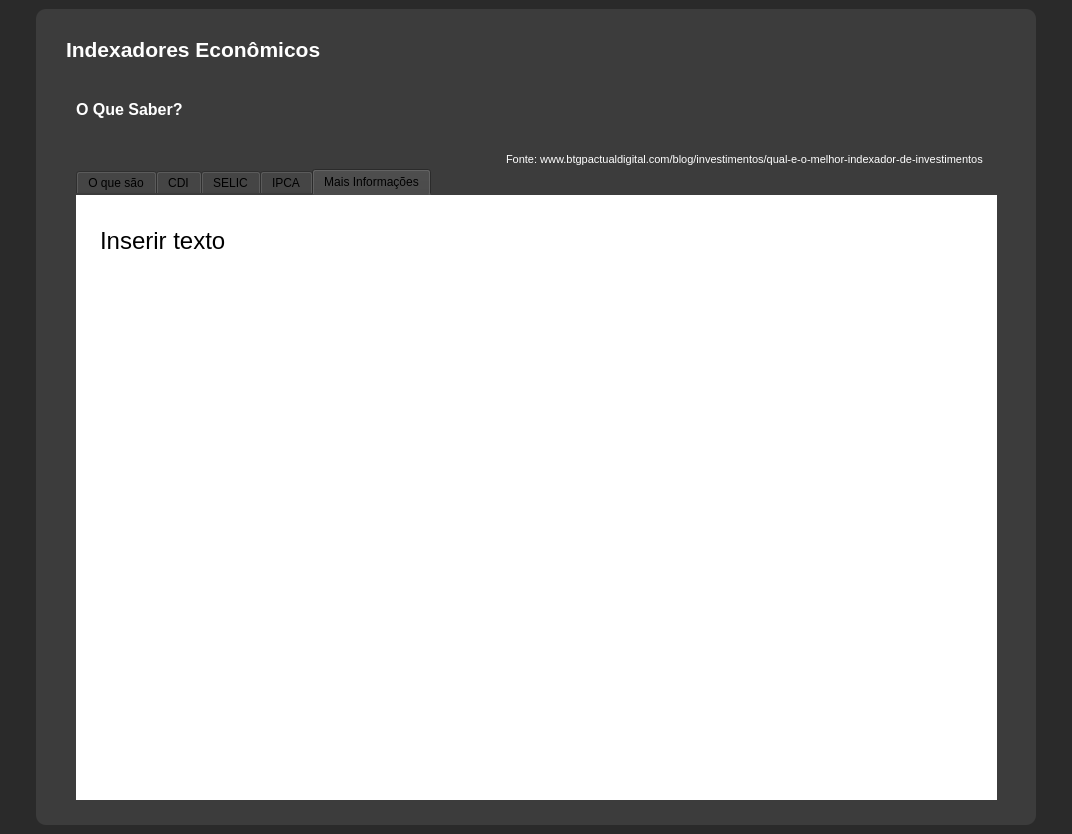
<?xml version="1.0" encoding="UTF-8"?>
<ui version="4.0">
 <class>MainWindow_Tela_base</class>
 <widget class="QMainWindow" name="MainWindow_Tela_base">
  <property name="geometry">
   <rect>
    <x>0</x>
    <y>0</y>
    <width>1072</width>
    <height>834</height>
   </rect>
  </property>
  <property name="minimumSize">
   <size>
    <width>500</width>
    <height>700</height>
   </size>
  </property>
  <property name="windowTitle">
   <string>Tela_base</string>
  </property>
  <property name="styleSheet">
   <string notr="true">background-color: rgb(42, 42, 42);</string>
  </property>
  <widget class="QWidget" name="centralwidget_Tela_base">
   <layout class="QVBoxLayout" name="verticalLayout">
    <property name="spacing">
     <number>0</number>
    </property>
    <property name="leftMargin">
     <number>0</number>
    </property>
    <property name="topMargin">
     <number>0</number>
    </property>
    <property name="rightMargin">
     <number>0</number>
    </property>
    <property name="bottomMargin">
     <number>0</number>
    </property>
    <item>
     <widget class="QFrame" name="conteudo_Tela_base">
      <property name="font">
       <font>
        <pointsize>11</pointsize>
       </font>
      </property>
      <property name="styleSheet">
       <string notr="true">background-color: rgb(42, 42, 42);</string>
      </property>
      <property name="frameShape">
       <enum>QFrame::NoFrame</enum>
      </property>
      <property name="frameShadow">
       <enum>QFrame::Raised</enum>
      </property>
      <layout class="QHBoxLayout" name="horizontalLayout">
       <item>
        <widget class="QFrame" name="Tela_Base">
         <property name="maximumSize">
          <size>
           <width>1000</width>
           <height>1000</height>
          </size>
         </property>
         <property name="styleSheet">
          <string notr="true">background-color: rgb(60, 60, 60);
border-radius: 10px;</string>
         </property>
         <property name="frameShape">
          <enum>QFrame::NoFrame</enum>
         </property>
         <property name="frameShadow">
          <enum>QFrame::Raised</enum>
         </property>
         <widget class="QLabel" name="label">
          <property name="geometry">
           <rect>
            <x>30</x>
            <y>20</y>
            <width>591</width>
            <height>41</height>
           </rect>
          </property>
          <property name="palette">
           <palette>
            <active>
             <colorrole role="WindowText">
              <brush brushstyle="SolidPattern">
               <color alpha="255">
                <red>255</red>
                <green>255</green>
                <blue>255</blue>
               </color>
              </brush>
             </colorrole>
             <colorrole role="Button">
              <brush brushstyle="SolidPattern">
               <color alpha="255">
                <red>60</red>
                <green>60</green>
                <blue>60</blue>
               </color>
              </brush>
             </colorrole>
             <colorrole role="Base">
              <brush brushstyle="SolidPattern">
               <color alpha="255">
                <red>60</red>
                <green>60</green>
                <blue>60</blue>
               </color>
              </brush>
             </colorrole>
             <colorrole role="Window">
              <brush brushstyle="SolidPattern">
               <color alpha="255">
                <red>60</red>
                <green>60</green>
                <blue>60</blue>
               </color>
              </brush>
             </colorrole>
            </active>
            <inactive>
             <colorrole role="WindowText">
              <brush brushstyle="SolidPattern">
               <color alpha="255">
                <red>255</red>
                <green>255</green>
                <blue>255</blue>
               </color>
              </brush>
             </colorrole>
             <colorrole role="Button">
              <brush brushstyle="SolidPattern">
               <color alpha="255">
                <red>60</red>
                <green>60</green>
                <blue>60</blue>
               </color>
              </brush>
             </colorrole>
             <colorrole role="Base">
              <brush brushstyle="SolidPattern">
               <color alpha="255">
                <red>60</red>
                <green>60</green>
                <blue>60</blue>
               </color>
              </brush>
             </colorrole>
             <colorrole role="Window">
              <brush brushstyle="SolidPattern">
               <color alpha="255">
                <red>60</red>
                <green>60</green>
                <blue>60</blue>
               </color>
              </brush>
             </colorrole>
            </inactive>
            <disabled>
             <colorrole role="WindowText">
              <brush brushstyle="SolidPattern">
               <color alpha="255">
                <red>120</red>
                <green>120</green>
                <blue>120</blue>
               </color>
              </brush>
             </colorrole>
             <colorrole role="Button">
              <brush brushstyle="SolidPattern">
               <color alpha="255">
                <red>60</red>
                <green>60</green>
                <blue>60</blue>
               </color>
              </brush>
             </colorrole>
             <colorrole role="Base">
              <brush brushstyle="SolidPattern">
               <color alpha="255">
                <red>60</red>
                <green>60</green>
                <blue>60</blue>
               </color>
              </brush>
             </colorrole>
             <colorrole role="Window">
              <brush brushstyle="SolidPattern">
               <color alpha="255">
                <red>60</red>
                <green>60</green>
                <blue>60</blue>
               </color>
              </brush>
             </colorrole>
            </disabled>
           </palette>
          </property>
          <property name="font">
           <font>
            <family>Segoe UI</family>
            <pointsize>16</pointsize>
            <weight>75</weight>
            <bold>true</bold>
           </font>
          </property>
          <property name="text">
           <string>Indexadores Econômicos</string>
          </property>
         </widget>
         <widget class="QLabel" name="label_2">
          <property name="geometry">
           <rect>
            <x>40</x>
            <y>90</y>
            <width>161</width>
            <height>21</height>
           </rect>
          </property>
          <property name="palette">
           <palette>
            <active>
             <colorrole role="WindowText">
              <brush brushstyle="SolidPattern">
               <color alpha="255">
                <red>255</red>
                <green>255</green>
                <blue>255</blue>
               </color>
              </brush>
             </colorrole>
             <colorrole role="Button">
              <brush brushstyle="SolidPattern">
               <color alpha="255">
                <red>60</red>
                <green>60</green>
                <blue>60</blue>
               </color>
              </brush>
             </colorrole>
             <colorrole role="Base">
              <brush brushstyle="SolidPattern">
               <color alpha="255">
                <red>60</red>
                <green>60</green>
                <blue>60</blue>
               </color>
              </brush>
             </colorrole>
             <colorrole role="Window">
              <brush brushstyle="SolidPattern">
               <color alpha="255">
                <red>60</red>
                <green>60</green>
                <blue>60</blue>
               </color>
              </brush>
             </colorrole>
            </active>
            <inactive>
             <colorrole role="WindowText">
              <brush brushstyle="SolidPattern">
               <color alpha="255">
                <red>255</red>
                <green>255</green>
                <blue>255</blue>
               </color>
              </brush>
             </colorrole>
             <colorrole role="Button">
              <brush brushstyle="SolidPattern">
               <color alpha="255">
                <red>60</red>
                <green>60</green>
                <blue>60</blue>
               </color>
              </brush>
             </colorrole>
             <colorrole role="Base">
              <brush brushstyle="SolidPattern">
               <color alpha="255">
                <red>60</red>
                <green>60</green>
                <blue>60</blue>
               </color>
              </brush>
             </colorrole>
             <colorrole role="Window">
              <brush brushstyle="SolidPattern">
               <color alpha="255">
                <red>60</red>
                <green>60</green>
                <blue>60</blue>
               </color>
              </brush>
             </colorrole>
            </inactive>
            <disabled>
             <colorrole role="WindowText">
              <brush brushstyle="SolidPattern">
               <color alpha="255">
                <red>120</red>
                <green>120</green>
                <blue>120</blue>
               </color>
              </brush>
             </colorrole>
             <colorrole role="Button">
              <brush brushstyle="SolidPattern">
               <color alpha="255">
                <red>60</red>
                <green>60</green>
                <blue>60</blue>
               </color>
              </brush>
             </colorrole>
             <colorrole role="Base">
              <brush brushstyle="SolidPattern">
               <color alpha="255">
                <red>60</red>
                <green>60</green>
                <blue>60</blue>
               </color>
              </brush>
             </colorrole>
             <colorrole role="Window">
              <brush brushstyle="SolidPattern">
               <color alpha="255">
                <red>60</red>
                <green>60</green>
                <blue>60</blue>
               </color>
              </brush>
             </colorrole>
            </disabled>
           </palette>
          </property>
          <property name="font">
           <font>
            <family>Segoe UI</family>
            <pointsize>12</pointsize>
            <weight>75</weight>
            <bold>true</bold>
           </font>
          </property>
          <property name="text">
           <string>O Que Saber?</string>
          </property>
         </widget>
         <widget class="QTabWidget" name="tabWidget">
          <property name="geometry">
           <rect>
            <x>40</x>
            <y>160</y>
            <width>921</width>
            <height>631</height>
           </rect>
          </property>
          <property name="styleSheet">
           <string notr="true"/>
          </property>
          <property name="currentIndex">
           <number>4</number>
          </property>
          <widget class="QWidget" name="tab1">
           <attribute name="title">
            <string>O que são</string>
           </attribute>
           <widget class="QTextBrowser" name="textBrowser_3">
            <property name="geometry">
             <rect>
              <x>0</x>
              <y>-10</y>
              <width>921</width>
              <height>641</height>
             </rect>
            </property>
            <property name="font">
             <font>
              <family>Segoe UI</family>
              <pointsize>40</pointsize>
              <weight>50</weight>
              <bold>false</bold>
             </font>
            </property>
            <property name="styleSheet">
             <string notr="true">background-color: white;
padding-left: 20px; padding-right: 40px; padding-top: 40 px; padding-bottom: 20px;
font-size: 40pt</string>
            </property>
            <property name="sizeAdjustPolicy">
             <enum>QAbstractScrollArea::AdjustToContents</enum>
            </property>
            <property name="html">
             <string>&lt;!DOCTYPE HTML PUBLIC &quot;-//W3C//DTD HTML 4.0//EN&quot; &quot;http://www.w3.org/TR/REC-html40/strict.dtd&quot;&gt;
&lt;html&gt;&lt;head&gt;&lt;meta name=&quot;qrichtext&quot; content=&quot;1&quot; /&gt;&lt;style type=&quot;text/css&quot;&gt;
p, li { white-space: pre-wrap; }
&lt;/style&gt;&lt;/head&gt;&lt;body style=&quot; font-family:'Segoe UI'; font-size:40pt; font-weight:400; font-style:normal;&quot;&gt;
&lt;p style=&quot; margin-top:0px; margin-bottom:0px; margin-left:0px; margin-right:0px; -qt-block-indent:0; text-indent:0px;&quot;&gt;&lt;span style=&quot; font-size:28pt; vertical-align:super;&quot;&gt;Os investimentos em renda fixa podem ser divididos em dois grupos: os prefixados e os pós-fixados. No caso dos pós-fixados, a rentabilidade é indexada a algum indicador da economia: CDI, SELIC ou IPCA&lt;/span&gt;&lt;/p&gt;
&lt;p style=&quot; margin-top:0px; margin-bottom:0px; margin-left:0px; margin-right:0px; -qt-block-indent:0; text-indent:0px;&quot;&gt;&lt;span style=&quot; font-size:28pt; vertical-align:super;&quot;&gt;Para quem quer caminhar junto com a economia do país, é importante aplicar em um investimento pós-fixado. Dessa forma, o seu dinheiro estará acompanhando a variação de determinada taxa no período.&lt;/span&gt;&lt;/p&gt;
&lt;p style=&quot; margin-top:12px; margin-bottom:12px; margin-left:0px; margin-right:0px; -qt-block-indent:0; text-indent:0px;&quot;&gt;&lt;span style=&quot; font-size:28pt; vertical-align:super;&quot;&gt;Na maioria dos pós-fixados do mercado, as rentabilidades são indexadas ao CDI: 100% do CDI, 110% do CDI e assim por diante. Mas também existem títulos indexados à SELIC e ao IPCA, respectivamente.&lt;/span&gt;&lt;/p&gt;&lt;/body&gt;&lt;/html&gt;</string>
            </property>
           </widget>
          </widget>
          <widget class="QWidget" name="tab_3">
           <attribute name="title">
            <string>CDI</string>
           </attribute>
           <widget class="QTextBrowser" name="textBrowser_4">
            <property name="geometry">
             <rect>
              <x>0</x>
              <y>-10</y>
              <width>921</width>
              <height>641</height>
             </rect>
            </property>
            <property name="font">
             <font>
              <family>Segoe UI</family>
              <pointsize>40</pointsize>
              <weight>50</weight>
              <bold>false</bold>
             </font>
            </property>
            <property name="styleSheet">
             <string notr="true">background-color: white;
padding-left: 20px; padding-right: 40px; padding-top: 40 px; padding-bottom: 20px;
font-size: 40pt</string>
            </property>
            <property name="sizeAdjustPolicy">
             <enum>QAbstractScrollArea::AdjustToContents</enum>
            </property>
            <property name="html">
             <string>&lt;!DOCTYPE HTML PUBLIC &quot;-//W3C//DTD HTML 4.0//EN&quot; &quot;http://www.w3.org/TR/REC-html40/strict.dtd&quot;&gt;
&lt;html&gt;&lt;head&gt;&lt;meta name=&quot;qrichtext&quot; content=&quot;1&quot; /&gt;&lt;style type=&quot;text/css&quot;&gt;
p, li { white-space: pre-wrap; }
&lt;/style&gt;&lt;/head&gt;&lt;body style=&quot; font-family:'Segoe UI'; font-size:40pt; font-weight:400; font-style:normal;&quot;&gt;
&lt;p style=&quot; margin-top:12px; margin-bottom:12px; margin-left:0px; margin-right:0px; -qt-block-indent:0; text-indent:0px;&quot;&gt;&lt;span style=&quot; font-size:28pt; vertical-align:super;&quot;&gt;CDI significa “Certificado de Depósito Interbancário” e é o indexador mais comum nos investimentos. O CDI deriva da taxa DI e é utilizado nas operações de curtíssimo prazo (apenas um dia) entre os bancos. Na prática, é um banco pedindo dinheiro emprestado para outros bancos – há quem diga que o CDI é o CDB dos bancos.&lt;/span&gt;&lt;/p&gt;
&lt;p style=&quot; margin-top:12px; margin-bottom:12px; margin-left:0px; margin-right:0px; -qt-block-indent:0; text-indent:0px;&quot;&gt;&lt;span style=&quot; font-size:28pt; vertical-align:super;&quot;&gt;Investimentos como CDBs, LCIs, LCAs, LCs e muitos outros usam o CDI como indexador. Se você está buscando boas rentabilidades, procure aplicações com rentabilidade líquida próximas ao CDI ou até mesmo que ultrapassem esse valor (entre 95% e 120% do CDI).&lt;/span&gt;&lt;/p&gt;
&lt;p style=&quot; margin-top:12px; margin-bottom:12px; margin-left:0px; margin-right:0px; -qt-block-indent:0; text-indent:0px;&quot;&gt;&lt;span style=&quot; font-size:28pt; vertical-align:super;&quot;&gt;O valor do CDI acompanha a taxa SELIC – aproximadamente ele rende 0,2% a menos. Veja abaixo o que é a SELIC.&lt;/span&gt;&lt;/p&gt;&lt;/body&gt;&lt;/html&gt;</string>
            </property>
           </widget>
          </widget>
          <widget class="QWidget" name="tab_2">
           <attribute name="title">
            <string>SELIC</string>
           </attribute>
           <widget class="QTextBrowser" name="textBrowser_2">
            <property name="geometry">
             <rect>
              <x>0</x>
              <y>-10</y>
              <width>921</width>
              <height>641</height>
             </rect>
            </property>
            <property name="font">
             <font>
              <family>Segoe UI</family>
              <pointsize>40</pointsize>
              <weight>50</weight>
              <bold>false</bold>
             </font>
            </property>
            <property name="styleSheet">
             <string notr="true">background-color: white;
padding-left: 20px; padding-right: 40px; padding-top: 40 px; padding-bottom: 20px;
font-size: 40pt</string>
            </property>
            <property name="sizeAdjustPolicy">
             <enum>QAbstractScrollArea::AdjustToContents</enum>
            </property>
            <property name="html">
             <string>&lt;!DOCTYPE HTML PUBLIC &quot;-//W3C//DTD HTML 4.0//EN&quot; &quot;http://www.w3.org/TR/REC-html40/strict.dtd&quot;&gt;
&lt;html&gt;&lt;head&gt;&lt;meta name=&quot;qrichtext&quot; content=&quot;1&quot; /&gt;&lt;style type=&quot;text/css&quot;&gt;
p, li { white-space: pre-wrap; }
&lt;/style&gt;&lt;/head&gt;&lt;body style=&quot; font-family:'Segoe UI'; font-size:40pt; font-weight:400; font-style:normal;&quot;&gt;
&lt;p style=&quot; margin-top:12px; margin-bottom:12px; margin-left:0px; margin-right:0px; -qt-block-indent:0; text-indent:0px;&quot;&gt;&lt;span style=&quot; font-size:28pt; vertical-align:super;&quot;&gt;SELIC significa “Sistema Especial de Liquidação e de Custódia” e é a taxa básica de juros no Brasil. Popularmente, ela é chamada de taxa “mãe” da economia, já que todas as outras taxas de crédito e remuneração de investimentos  (inclusive o CDI) dependem do seu valor.&lt;/span&gt;&lt;/p&gt;
&lt;p style=&quot; margin-top:12px; margin-bottom:12px; margin-left:0px; margin-right:0px; -qt-block-indent:0; text-indent:0px;&quot;&gt;&lt;span style=&quot; font-size:28pt; vertical-align:super;&quot;&gt;Assim como o CDI, a SELIC também é utilizada em operações de curtíssimo prazo entre bancos. Mas, nesse caso, são oferecidos títulos públicos como lastro (em garantia) entre as instituições financeiras.&lt;/span&gt;&lt;/p&gt;
&lt;p style=&quot; margin-top:12px; margin-bottom:12px; margin-left:0px; margin-right:0px; -qt-block-indent:0; text-indent:0px;&quot;&gt;&lt;span style=&quot; font-size:28pt; vertical-align:super;&quot;&gt;É importante saber que o valor da SELIC meta é definido pelo COPOM (Comitê de Política Monetária do Banco Central do Brasil) e as reuniões para essa definição são realizadas a cada 45 dias. Já a SELIC over é a taxa praticada entre as instituições financeiras nas operações envolvendo os títulos públicos e costuma ser levemente inferior à taxa SELIC meta.&lt;/span&gt;&lt;/p&gt;
&lt;p style=&quot; margin-top:12px; margin-bottom:12px; margin-left:0px; margin-right:0px; -qt-block-indent:0; text-indent:0px;&quot;&gt;&lt;span style=&quot; font-size:28pt; vertical-align:super;&quot;&gt;Atualmente, não existem tantos investimentos indexados à SELIC, mas o que existe é muito conhecido: o Tesouro SELIC. Trata-se de um título do Tesouro Direto que rende a variação da SELIC no período desejado e que permite resgate antecipado sem risco de perder dinheiro. Por isso, é muito comum ser utilizado para a reserva de emergência dos investidores.&lt;/span&gt;&lt;/p&gt;&lt;/body&gt;&lt;/html&gt;</string>
            </property>
           </widget>
          </widget>
          <widget class="QWidget" name="tab">
           <attribute name="title">
            <string>IPCA</string>
           </attribute>
           <widget class="QTextBrowser" name="textBrowser_5">
            <property name="geometry">
             <rect>
              <x>0</x>
              <y>-10</y>
              <width>921</width>
              <height>641</height>
             </rect>
            </property>
            <property name="font">
             <font>
              <family>Segoe UI</family>
              <pointsize>40</pointsize>
              <weight>50</weight>
              <bold>false</bold>
             </font>
            </property>
            <property name="styleSheet">
             <string notr="true">background-color: white;
padding-left: 20px; padding-right: 40px; padding-top: 40 px; padding-bottom: 20px;
font-size: 40pt</string>
            </property>
            <property name="sizeAdjustPolicy">
             <enum>QAbstractScrollArea::AdjustToContents</enum>
            </property>
            <property name="html">
             <string>&lt;!DOCTYPE HTML PUBLIC &quot;-//W3C//DTD HTML 4.0//EN&quot; &quot;http://www.w3.org/TR/REC-html40/strict.dtd&quot;&gt;
&lt;html&gt;&lt;head&gt;&lt;meta name=&quot;qrichtext&quot; content=&quot;1&quot; /&gt;&lt;style type=&quot;text/css&quot;&gt;
p, li { white-space: pre-wrap; }
&lt;/style&gt;&lt;/head&gt;&lt;body style=&quot; font-family:'Segoe UI'; font-size:40pt; font-weight:400; font-style:normal;&quot;&gt;
&lt;p style=&quot; margin-top:12px; margin-bottom:12px; margin-left:0px; margin-right:0px; -qt-block-indent:0; text-indent:0px;&quot;&gt;&lt;span style=&quot; font-size:28pt; vertical-align:super;&quot;&gt;o CDI e a SELIC são taxas muito parecidas e com valores muito próximos. Mas o IPCA é um indexador diferente: significa “Índice de Preços ao Consumidor Amplo” e representa a inflação oficial no Brasil.&lt;/span&gt;&lt;/p&gt;
&lt;p style=&quot; margin-top:12px; margin-bottom:12px; margin-left:0px; margin-right:0px; -qt-block-indent:0; text-indent:0px;&quot;&gt;&lt;span style=&quot; font-size:28pt; vertical-align:super;&quot;&gt;Esse índice é definido todos os meses pelo IBGE (Instituto Brasileiro de Geografia e Estatística) de acordo com a variação dos preços em todo o mercado brasileiro e com base em uma cesta ideal de produtos e serviços (até a variação do preço da internet é calculado pelo IBGE no momento de apuração da inflação!).&lt;/span&gt;&lt;/p&gt;
&lt;p style=&quot; margin-top:12px; margin-bottom:12px; margin-left:0px; margin-right:0px; -qt-block-indent:0; text-indent:0px;&quot;&gt;&lt;span style=&quot; font-size:28pt; vertical-align:super;&quot;&gt;Nos investimentos, é muito importante que a sua rentabilidade sempre esteja acima da inflação – é a chamada rentabilidade real. Se o seu investimento estiver abaixo da inflação, você está perdendo poder de compra, ou seja, perdendo dinheiro.&lt;/span&gt;&lt;/p&gt;
&lt;p style=&quot; margin-top:12px; margin-bottom:12px; margin-left:0px; margin-right:0px; -qt-block-indent:0; text-indent:0px;&quot;&gt;&lt;span style=&quot; font-size:28pt; vertical-align:super;&quot;&gt;Utilizar o IPCA como indexador pode ser uma ótima opção para quem quer a garantia de estar sempre acima da inflação – principalmente para o longo prazo.&lt;/span&gt;&lt;/p&gt;
&lt;p style=&quot; margin-top:12px; margin-bottom:12px; margin-left:0px; margin-right:0px; -qt-block-indent:0; text-indent:0px;&quot;&gt;&lt;span style=&quot; font-size:28pt; vertical-align:super;&quot;&gt;Além do Tesouro IPCA, título público indexado à inflação, também existem títulos privados como CDBs e LCIs que possuem esse indexador e podem ser boas oportunidades para quem busca manter (e aumentar) o poder de compra.&lt;/span&gt;&lt;/p&gt;&lt;/body&gt;&lt;/html&gt;</string>
            </property>
           </widget>
          </widget>
          <widget class="QWidget" name="tab_4">
           <attribute name="title">
            <string>Mais Informações</string>
           </attribute>
           <widget class="QTextBrowser" name="textBrowser_6">
            <property name="geometry">
             <rect>
              <x>0</x>
              <y>-10</y>
              <width>921</width>
              <height>641</height>
             </rect>
            </property>
            <property name="font">
             <font>
              <family>Segoe UI</family>
              <pointsize>40</pointsize>
              <weight>50</weight>
              <bold>false</bold>
             </font>
            </property>
            <property name="styleSheet">
             <string notr="true">background-color: white;
padding-left: 20px; padding-right: 40px; padding-top: 40 px; padding-bottom: 20px;
font-size: 40pt</string>
            </property>
            <property name="sizeAdjustPolicy">
             <enum>QAbstractScrollArea::AdjustToContents</enum>
            </property>
            <property name="html">
             <string>&lt;!DOCTYPE HTML PUBLIC &quot;-//W3C//DTD HTML 4.0//EN&quot; &quot;http://www.w3.org/TR/REC-html40/strict.dtd&quot;&gt;
&lt;html&gt;&lt;head&gt;&lt;meta name=&quot;qrichtext&quot; content=&quot;1&quot; /&gt;&lt;style type=&quot;text/css&quot;&gt;
p, li { white-space: pre-wrap; }
&lt;/style&gt;&lt;/head&gt;&lt;body style=&quot; font-family:'Segoe UI'; font-size:40pt; font-weight:400; font-style:normal;&quot;&gt;
&lt;p style=&quot; margin-top:0px; margin-bottom:0px; margin-left:0px; margin-right:0px; -qt-block-indent:0; text-indent:0px;&quot;&gt;&lt;span style=&quot; font-size:28pt; vertical-align:super;&quot;&gt;Inserir texto&lt;/span&gt;&lt;/p&gt;&lt;/body&gt;&lt;/html&gt;</string>
            </property>
           </widget>
          </widget>
         </widget>
         <widget class="QLabel" name="label_3">
          <property name="geometry">
           <rect>
            <x>470</x>
            <y>140</y>
            <width>541</width>
            <height>20</height>
           </rect>
          </property>
          <property name="palette">
           <palette>
            <active>
             <colorrole role="WindowText">
              <brush brushstyle="SolidPattern">
               <color alpha="255">
                <red>255</red>
                <green>255</green>
                <blue>255</blue>
               </color>
              </brush>
             </colorrole>
             <colorrole role="Button">
              <brush brushstyle="SolidPattern">
               <color alpha="255">
                <red>60</red>
                <green>60</green>
                <blue>60</blue>
               </color>
              </brush>
             </colorrole>
             <colorrole role="Base">
              <brush brushstyle="SolidPattern">
               <color alpha="255">
                <red>60</red>
                <green>60</green>
                <blue>60</blue>
               </color>
              </brush>
             </colorrole>
             <colorrole role="Window">
              <brush brushstyle="SolidPattern">
               <color alpha="255">
                <red>60</red>
                <green>60</green>
                <blue>60</blue>
               </color>
              </brush>
             </colorrole>
            </active>
            <inactive>
             <colorrole role="WindowText">
              <brush brushstyle="SolidPattern">
               <color alpha="255">
                <red>255</red>
                <green>255</green>
                <blue>255</blue>
               </color>
              </brush>
             </colorrole>
             <colorrole role="Button">
              <brush brushstyle="SolidPattern">
               <color alpha="255">
                <red>60</red>
                <green>60</green>
                <blue>60</blue>
               </color>
              </brush>
             </colorrole>
             <colorrole role="Base">
              <brush brushstyle="SolidPattern">
               <color alpha="255">
                <red>60</red>
                <green>60</green>
                <blue>60</blue>
               </color>
              </brush>
             </colorrole>
             <colorrole role="Window">
              <brush brushstyle="SolidPattern">
               <color alpha="255">
                <red>60</red>
                <green>60</green>
                <blue>60</blue>
               </color>
              </brush>
             </colorrole>
            </inactive>
            <disabled>
             <colorrole role="WindowText">
              <brush brushstyle="SolidPattern">
               <color alpha="255">
                <red>120</red>
                <green>120</green>
                <blue>120</blue>
               </color>
              </brush>
             </colorrole>
             <colorrole role="Button">
              <brush brushstyle="SolidPattern">
               <color alpha="255">
                <red>60</red>
                <green>60</green>
                <blue>60</blue>
               </color>
              </brush>
             </colorrole>
             <colorrole role="Base">
              <brush brushstyle="SolidPattern">
               <color alpha="255">
                <red>60</red>
                <green>60</green>
                <blue>60</blue>
               </color>
              </brush>
             </colorrole>
             <colorrole role="Window">
              <brush brushstyle="SolidPattern">
               <color alpha="255">
                <red>60</red>
                <green>60</green>
                <blue>60</blue>
               </color>
              </brush>
             </colorrole>
            </disabled>
           </palette>
          </property>
          <property name="font">
           <font>
            <family>Segoe UI</family>
            <pointsize>8</pointsize>
           </font>
          </property>
          <property name="text">
           <string>Fonte: www.btgpactualdigital.com/blog/investimentos/qual-e-o-melhor-indexador-de-investimentos</string>
          </property>
         </widget>
        </widget>
       </item>
      </layout>
     </widget>
    </item>
   </layout>
  </widget>
 </widget>
 <resources/>
 <connections/>
</ui>
